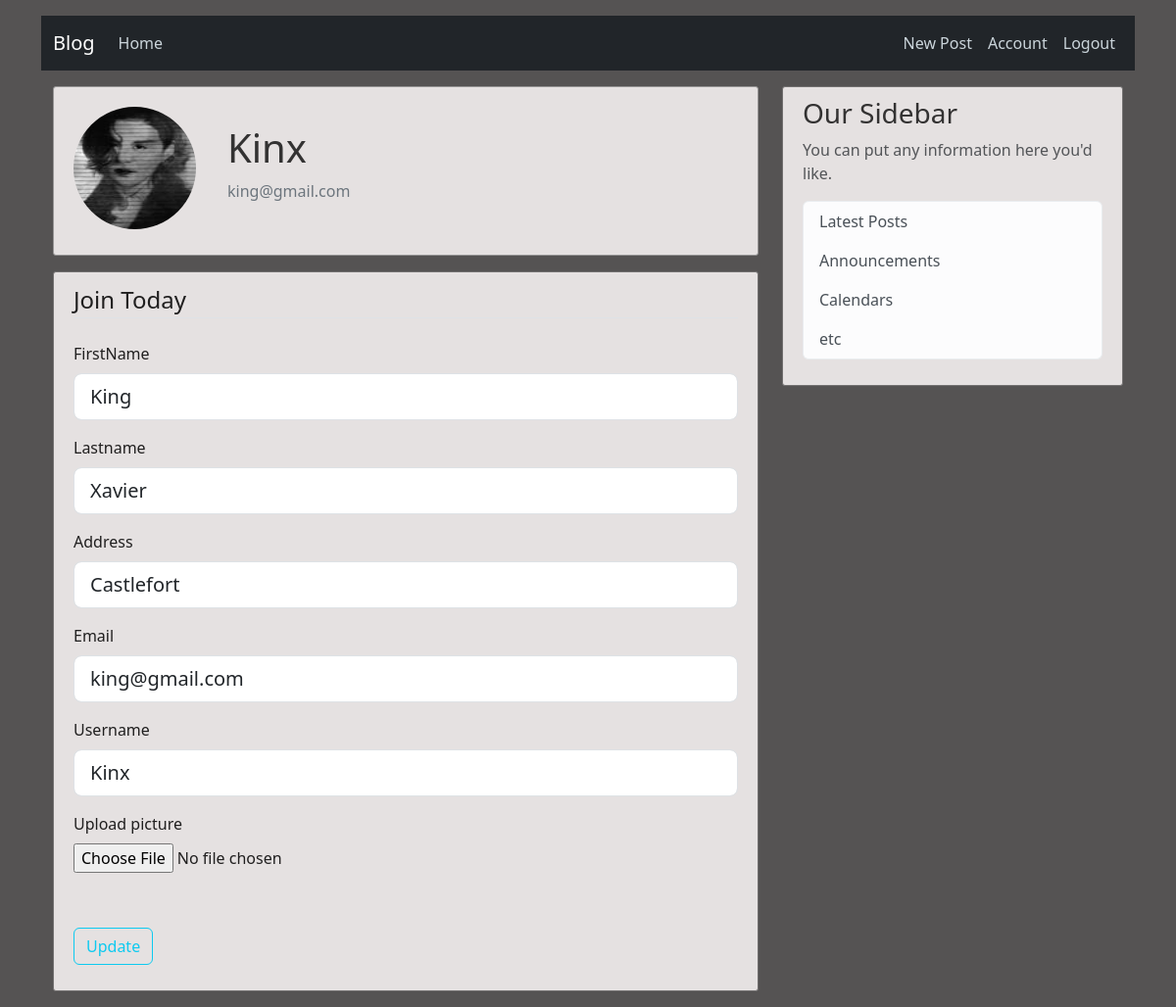
Screenshot of /account (signed in) with the database file from the repository.
### blog/models.py (models this page shows, shortened)
class User(db.Model, UserMixin):
    id = db.Column(db.Integer, primary_key=True)
    firstname = db.Column(db.String(20), unique=False, nullable=False)
    lastname = db.Column(db.String(20), unique=False, nullable=False)
    email = db.Column(db.String(20), unique=True, nullable=False)
    username = db.Column(db.String(20), unique=True, nullable=False)
    image_file = db.Column(db.String(20), nullable=False, default='default.jpg')
    password = db.Column(db.String(20), nullable=False)
    address= db.Column(db.String(20), nullable=False)
    posts = db.relationship('Post', backref='author', lazy=True)

### blog/routes.py (the view)
@app.route('/account', methods=['GET', 'POST'])
@login_required
def account():
    form=UpdateAccountForm()
    if form.validate_on_submit():
        if form.picture.data:
            picture_file = save_picture(form.picture.data)
            current_user.image_file = picture_file
        current_user.firstname = form.firstname.data
        current_user.lastname = form.lastname.data
        current_user.address = form.address.data
        current_user.email = form.email.data
        current_user.username = form.username.data
        db.session.commit()
        flash('Your account has been updated.', 'success')
        return redirect(url_for('account'))
    elif request.method == 'GET':
        form.firstname.data = current_user.firstname
        form.lastname.data = current_user.lastname
        form.address.data = current_user.address
        form.email.data = current_user.email
        form.username.data = current_user.username
    image_file = url_for('static', filename='profile_pics/' + current_user.image_file)
    return render_template('account.html', title='Account',
                           image_file=image_file, form=form)

### blog/forms.py (shortened to what this page needs)
class UpdateAccountForm(FlaskForm):
    firstname = StringField('FirstName',
                            validators=[DataRequired(), Length(min=2, max=20)])
    lastname = StringField('Lastname',
                           validators=[DataRequired(), Length(min=2, max=20)])
    picture = FileField('Upload picture',
                        validators=[FileAllowed(['jpg', 'png'])])
    email = StringField('Email',
                        validators=[DataRequired(), Email()])
    username = StringField('Username',
                           validators=[DataRequired(), Length(min=2, max=20)])
    address = StringField('Address',
                          validators=[DataRequired()])
    submit = SubmitField('Update')

### blog/models.py (called while the page is built)
@login_manager.user_loader
def load_user(user_id):
    return User.query.get(int(user_id))

### blog/templates/account.html (shortened to what this page needs)
{% extends 'index.html' %}
{% block content %}
    <div class="sticky-header__container my-3">
        <div class="sticky-header__user-container">
            <div class="sticky-header__avtar">
                <img class="rounded-circle account-img" src="{{ image_file }}">
            </div>
            <div class="sticky-header__user-detail">
                <h2 class="account-heading">{{ current_user.username }}</h2>
                <p class="text-secondary">{{ current_user.email }}</p>
            </div>
        </div>
    </div>
    <div class="content-section my-3">
        <form method="POST" action="" enctype="multipart/form-data">
          <fieldset class="form-group">
            <legend class="border-bottom mb-4">Join Today</legend>
            <div class="form-group">
              {{ form.firstname.label(class="form-control-label") }}
              {% if form.firstname.errors %}
                  {{ form.firstname(class="form-control form-control-lg is-invalid") }}
                    <div class="invalid-feedback">
                      {% for error in form.firstname.errors %}
                          <span>{{ error }}</span>
                      {% endfor %}
                    </div>
              {% else %}
                  {{ form.firstname(class="form-control form-control-lg") }}
              {% endif %}
            </div>
            <div class="form-group">
              {{ form.lastname.label(class="form-control-label") }}
              {% if form.lastname.errors %}
                  {{ form.lastname(class="form-control form-control-lg is-invalid") }}
                    <div class="invalid-feedback">
                      {% for error in form.lastname.errors %}
                          <span>{{ error }}</span>
                      {% endfor %}
                    </div>
              {% else %}
                  {{ form.lastname(class="form-control form-control-lg") }}
              {% endif %}
            </div>
            <div class="form-group">
              {{ form.address.label(class="form-control-label") }}
              {% if form.address.errors %}
                  {{ formaddresse(class="form-control form-control-lg is-invalid") }}
                    <div class="invalid-feedback">
                      {% for error in form.address.errors %}
                          <span>{{ error }}</span>
                      {% endfor %}
                    </div>
              {% else %}
                  {{ form.address(class="form-control form-control-lg") }}
              {% endif %}
            </div>
            <div class="form-group">
              {{ form.email.label(class="form-control-label") }}
              {% if form.email.errors %}
                  {{ form.email(class="form-control form-control-lg is-invalid") }}
                    <div class="invalid-feedback">
                      {% for error in form.email.errors %}
                          <span>{{ error }}</span>
                      {% endfor %}
                    </div>
              {% else %}
                  {{ form.email(class="form-control form-control-lg") }}
              {% endif %}
            </div>
            <div class="form-group">
              {{ form.username.label(class="form-control-label") }}
              {% if form.username.errors %}
                  {{ form.username(class="form-control form-control-lg is-invalid") }}
                    <div class="invalid-feedback">
                      {% for error in form.username.errors %}
                          <span>{{ error }}</span>
                      {% endfor %}
                    </div>
              {% else %}
                  {{ form.username(class="form-control form-control-lg") }}
              {% endif %}
            </div>
            <div class="form-group">
                {{ form.picture.label() }}
                {{ form.picture(class="form-control-file") }}
            </div>
      </fieldset>
      <br>
      <div class="form-group">
        {{ form.submit(class="btn btn-outline-info") }}
      </div>
        </form>
</div>
{% endblock content %}

### blog/static/main.css (style rules this page uses)
body { background: hsl(0, 1%, 33%); color: #201f1f; margin-top: 1rem; }
h1, h2, h3, h4, h5, h6 { color: #333232; }
.content-section { background-color: hsl(0, 7%, 89%); padding: 10px 20px; border: 1px solid #727070; border-radius: 3px; margin-top: 17px; margin-bottom: 20px; }
.account-img { height: 125px; width: 125px; margin-top: 10px; margin-right: 20px; margin-bottom: 16px; }
.account-heading { font-size: 2.5rem; }
.sticky-header__container { background-color: hsl(0, 7%, 89%); padding: 10px 20px; border: 1px solid #959494; border-radius: 3px; display: -ms-flexbox; display: flex; position: relative; -webkit-box-sizing: content-box; box-sizing: content-box; -ms-flex-align: center; align-items: center; -ms-flex-pack: justify; justify-content: space-between; max-width: 1024px; margin: 0 auto; gap: 10px; }
.sticky-header__user-container { display: -ms-flexbox; display: flex; -ms-flex-align: center; align-items: center; gap: 12px; }

### rows the page displays
User: username "Kinx", email "king@gmail.com", firstname "King", lastname "Xavier", address "Castlefort"
